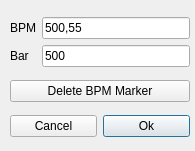
<?xml version="1.0" encoding="UTF-8"?>
<ui version="4.0">
 <class>SongEditorPanelBpmWidget_UI</class>
 <widget class="QWidget" name="SongEditorPanelBpmWidget_UI">
  <property name="geometry">
   <rect>
    <x>0</x>
    <y>0</y>
    <width>195</width>
    <height>151</height>
   </rect>
  </property>
  <property name="windowTitle">
   <string>Form</string>
  </property>
  <widget class="QWidget" name="layoutWidget">
   <property name="geometry">
    <rect>
     <x>10</x>
     <y>10</y>
     <width>180</width>
     <height>135</height>
    </rect>
   </property>
   <layout class="QVBoxLayout" name="verticalLayout">
    <item>
     <layout class="QGridLayout" name="gridLayout">
      <item row="1" column="2">
       <widget class="QLineEdit" name="lineEditBpm">
        <property name="toolTip">
         <string>Edit the bpm value for current beat</string>
        </property>
        <property name="text">
         <string>500,55</string>
        </property>
       </widget>
      </item>
      <item row="2" column="2">
       <widget class="QLineEdit" name="lineEditBeat">
        <property name="toolTip">
         <string>Edit beat in timeline</string>
        </property>
        <property name="text">
         <string>500</string>
        </property>
       </widget>
      </item>
      <item row="2" column="1">
       <widget class="QLabel" name="label">
        <property name="text">
         <string>Bar</string>
        </property>
       </widget>
      </item>
      <item row="1" column="1">
       <widget class="QLabel" name="label_2">
        <property name="text">
         <string>BPM</string>
        </property>
       </widget>
      </item>
     </layout>
    </item>
    <item>
     <widget class="QPushButton" name="deleteBtn">
      <property name="toolTip">
       <string>Delete this BPM Marker</string>
      </property>
      <property name="text">
       <string>Delete BPM Marker</string>
      </property>
     </widget>
    </item>
    <item>
     <layout class="QHBoxLayout" name="horizontalLayout">
      <item>
       <widget class="QPushButton" name="CancelBtn">
        <property name="toolTip">
         <string/>
        </property>
        <property name="text">
         <string>Cancel</string>
        </property>
       </widget>
      </item>
      <item>
       <widget class="QPushButton" name="okBtn">
        <property name="text">
         <string>Ok</string>
        </property>
        <property name="default">
         <bool>true</bool>
        </property>
       </widget>
      </item>
     </layout>
    </item>
   </layout>
  </widget>
 </widget>
 <tabstops>
  <tabstop>lineEditBpm</tabstop>
  <tabstop>lineEditBeat</tabstop>
  <tabstop>deleteBtn</tabstop>
  <tabstop>CancelBtn</tabstop>
  <tabstop>okBtn</tabstop>
 </tabstops>
 <resources/>
 <connections/>
</ui>
